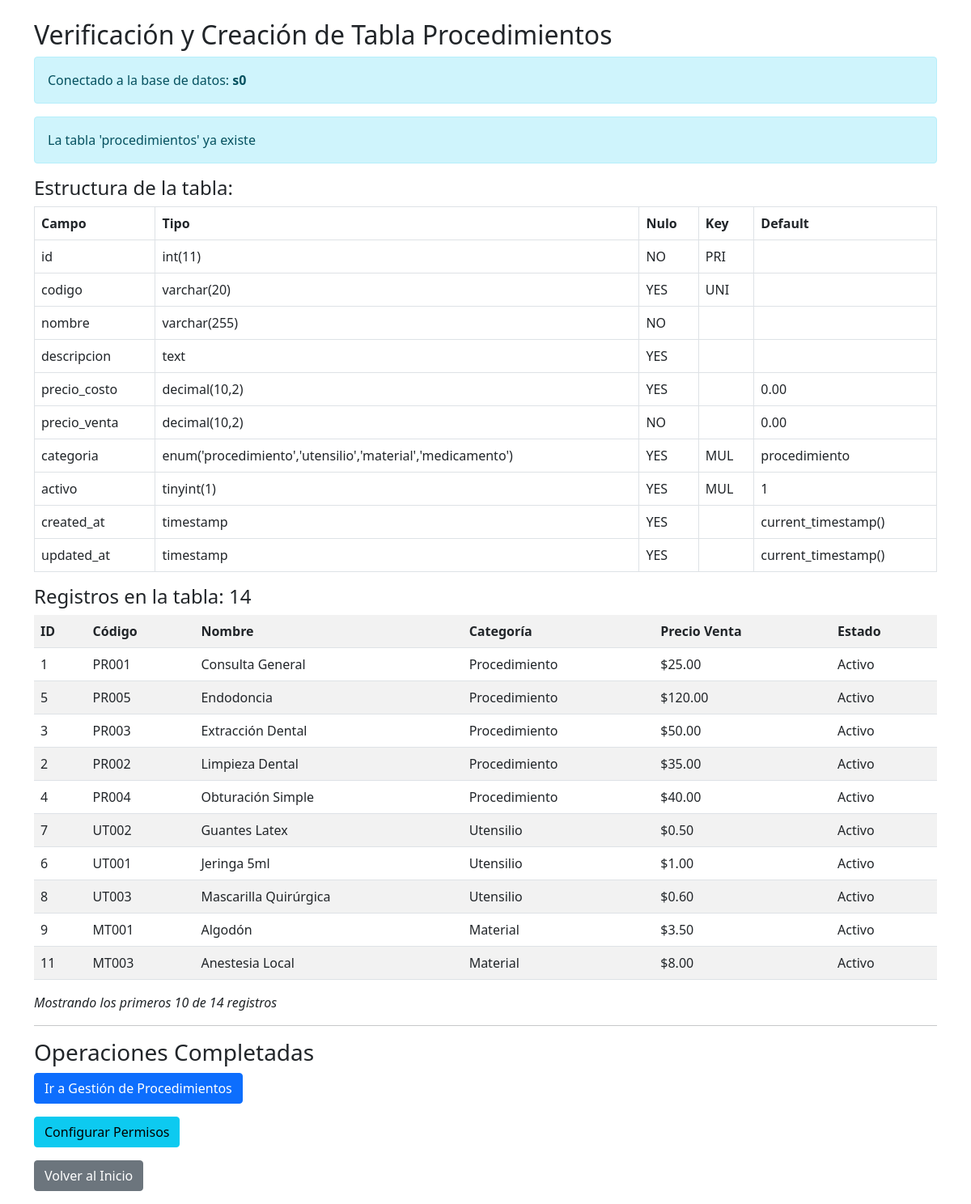
The page /verificar_procedimientos.php on the database its author committed.
### tables this page shows
CREATE TABLE `procedimientos` (
  `id` int NOT NULL AUTO_INCREMENT,
  `codigo` varchar(20) DEFAULT NULL,
  `nombre` varchar(255) NOT NULL,
  `descripcion` text,
  `precio_costo` decimal(10,2) DEFAULT '0.00',
  `precio_venta` decimal(10,2) NOT NULL DEFAULT '0.00',
  `categoria` enum('procedimiento','utensilio','material','medicamento') DEFAULT 'procedimiento',
  `activo` tinyint(1) DEFAULT '1',
  `created_at` timestamp NULL DEFAULT CURRENT_TIMESTAMP,
  `updated_at` timestamp NULL DEFAULT CURRENT_TIMESTAMP ON UPDATE CURRENT_TIMESTAMP,
  PRIMARY KEY (`id`),
  UNIQUE KEY `codigo` (`codigo`),
  KEY `idx_categoria` (`categoria`),
  KEY `idx_activo` (`activo`)
);

### verificar_procedimientos.php (the view, shortened to what this page needs)
<?php
echo "<!DOCTYPE html>
<html>
<head>
    <title>Setup Procedimientos</title>
    <link href='https://cdn.jsdelivr.net/npm/bootstrap@5.1.3/dist/css/bootstrap.min.css' rel='stylesheet'>
</head>
<body class='container mt-4'>";
echo "<h2>Verificación y Creación de Tabla Procedimientos</h2>";
try {
    $stmt = $pdo->query("SELECT DATABASE() as db_name");
    $db_info = $stmt->fetch(PDO::FETCH_ASSOC);
    echo "<div class='alert alert-info'>Conectado a la base de datos: <strong>" . $db_info['db_name'] . "</strong></div>";
    $stmt = $pdo->query("SHOW TABLES LIKE 'procedimientos'");
    $tabla_existe = $stmt->rowCount() > 0;
    if (!$tabla_existe) {
        echo "<div class='alert alert-warning'>La tabla 'procedimientos' no existe. Creando...</div>";
        $sql = "CREATE TABLE `procedimientos` (
            `id` int NOT NULL AUTO_INCREMENT,
            `codigo` varchar(20) DEFAULT NULL,
            `nombre` varchar(255) NOT NULL,
            `descripcion` text,
            `precio_costo` decimal(10,2) DEFAULT '0.00',
            `precio_venta` decimal(10,2) NOT NULL DEFAULT '0.00',
            `categoria` enum('procedimiento','utensilio','material','medicamento') DEFAULT 'procedimiento',
            `activo` tinyint(1) DEFAULT '1',
            `created_at` timestamp NULL DEFAULT CURRENT_TIMESTAMP,
            `updated_at` timestamp NULL DEFAULT CURRENT_TIMESTAMP ON UPDATE CURRENT_TIMESTAMP,
            PRIMARY KEY (`id`),
            UNIQUE KEY `codigo` (`codigo`),
            KEY `idx_categoria` (`categoria`),
            KEY `idx_activo` (`activo`)
        ) ENGINE=InnoDB DEFAULT CHARSET=utf8mb4 COLLATE=utf8mb4_general_ci";
        $pdo->exec($sql);
        echo "<div class='alert alert-success'>Tabla 'procedimientos' creada exitosamente</div>";
        $procedimientos_ejemplo = [
            ['PROC001', 'Limpieza Dental', 'Profilaxis dental completa', 10.00, 50.00, 1, 'procedimiento'],
            ['PROC002', 'Obturación Simple', 'Relleno de caries superficial', 15.00, 75.00, 1, 'procedimiento'],
            ['PROC003', 'Extracción Simple', 'Extracción de pieza dental', 20.00, 100.00, 1, 'procedimiento'],
            ['PROC004', 'Tratamiento de Conducto', 'Endodoncia completa', 50.00, 250.00, 1, 'procedimiento'],
            ['PROC005', 'Corona Dental', 'Prótesis dental fija', 100.00, 500.00, 1, 'procedimiento'],
            ['PROC006', 'Implante Dental', 'Implante de titanio', 200.00, 800.00, 1, 'procedimiento'],
            ['UTEN001', 'Brackets Metálicos', 'Aparato de ortodoncia', 150.00, 600.00, 1, 'utensilio'],
            ['MAT001', 'Resina Composite', 'Material de obturación', 5.00, 20.00, 1, 'material'],
            ['MED001', 'Anestesia Local', 'Lidocaína con epinefrina', 2.00, 10.00, 1, 'medicamento'],
            ['UTEN002', 'Gasas Estériles', 'Material de curación', 1.00, 5.00, 1, 'utensilio']
        ];
        $stmt = $pdo->prepare("INSERT INTO procedimientos (codigo, nombre, descripcion, precio_costo, precio_venta, activo, categoria) VALUES (?, ?, ?, ?, ?, ?, ?)");
        foreach ($procedimientos_ejemplo as $proc) {
            $stmt->execute($proc);
        }
        echo "<div class='alert alert-success'>Se han insertado " . count($procedimientos_ejemplo) . " procedimientos de ejemplo</div>";
    } else {
        echo "<div class='alert alert-info'>La tabla 'procedimientos' ya existe</div>";
        $stmt = $pdo->query("DESCRIBE procedimientos");
        $columnas = $stmt->fetchAll(PDO::FETCH_ASSOC);
        echo "<h4>Estructura de la tabla:</h4>";
        echo "<table class='table table-bordered'>";
        echo "<tr><th>Campo</th><th>Tipo</th><th>Nulo</th><th>Key</th><th>Default</th></tr>";
        foreach ($columnas as $col) {
            echo "<tr>";
            echo "<td>" . $col['Field'] . "</td>";
            echo "<td>" . $col['Type'] . "</td>";
            echo "<td>" . $col['Null'] . "</td>";
            echo "<td>" . $col['Key'] . "</td>";
            echo "<td>" . $col['Default'] . "</td>";
            echo "</tr>";
        }
        echo "</table>";
    }
    $stmt = $pdo->query("SELECT COUNT(*) as total FROM procedimientos");
    $total = $stmt->fetch()['total'];
    echo "<h4>Registros en la tabla: $total</h4>";
    if ($total > 0) {
        $stmt = $pdo->query("SELECT * FROM procedimientos ORDER BY categoria, nombre LIMIT 10");
        $procedimientos = $stmt->fetchAll(PDO::FETCH_ASSOC);
        echo "<table class='table table-striped'>";
        echo "<tr><th>ID</th><th>Código</th><th>Nombre</th><th>Categoría</th><th>Precio Venta</th><th>Estado</th></tr>";
        foreach ($procedimientos as $proc) {
            echo "<tr>";
            echo "<td>" . $proc['id'] . "</td>";
            echo "<td>" . ($proc['codigo'] ?? '<em>Sin código</em>') . "</td>";
            echo "<td>" . $proc['nombre'] . "</td>";
            echo "<td>" . ucfirst($proc['categoria']) . "</td>";
            echo "<td>$" . number_format($proc['precio_venta'], 2) . "</td>";
            echo "<td>" . ($proc['activo'] ? 'Activo' : 'Inactivo') . "</td>";
            echo "</tr>";
        }
        echo "</table>";
        if ($total > 10) {
            echo "<p><em>Mostrando los primeros 10 de $total registros</em></p>";
        }
    }
    echo "<hr>";
    echo "<h3>Operaciones Completadas</h3>";
    echo "<p><a href='procedimientos.php' class='btn btn-primary'>Ir a Gestión de Procedimientos</a></p>";
    echo "<p><a href='setup_procedimientos.php' class='btn btn-info'>Configurar Permisos</a></p>";
    echo "<p><a href='index.php' class='btn btn-secondary'>Volver al Inicio</a></p>";
} catch (PDOException $e) {
    echo "<div class='alert alert-danger'>Error de base de datos: " . $e->getMessage() . "</div>";
    echo "<div class='alert alert-warning'>Código de error: " . $e->getCode() . "</div>";
} catch (Exception $e) {
    echo "<div class='alert alert-danger'>Error: " . $e->getMessage() . "</div>";
}
echo "</body></html>";

### rows shown on the page
procedimientos: id "1", codigo "PR001", nombre "Consulta General", categoria "Procedimiento", precio_venta "25.00", activo "Activo"
procedimientos: id "5", codigo "PR005", nombre "Endodoncia", categoria "Procedimiento", precio_venta "120.00", activo "Activo"
procedimientos: id "3", codigo "PR003", nombre "Extracción Dental", categoria "Procedimiento", precio_venta "50.00", activo "Activo"
procedimientos: id "2", codigo "PR002", nombre "Limpieza Dental", categoria "Procedimiento", precio_venta "35.00", activo "Activo"
procedimientos: id "4", codigo "PR004", nombre "Obturación Simple", categoria "Procedimiento", precio_venta "40.00", activo "Activo"
procedimientos: id "7", codigo "UT002", nombre "Guantes Latex", categoria "Utensilio", precio_venta "0.50", activo "Activo"
procedimientos: id "6", codigo "UT001", nombre "Jeringa 5ml", categoria "Utensilio", precio_venta "1.00", activo "Activo"
procedimientos: id "8", codigo "UT003", nombre "Mascarilla Quirúrgica", categoria "Utensilio", precio_venta "0.60", activo "Activo"
procedimientos: id "9", codigo "MT001", nombre "Algodón", categoria "Material", precio_venta "3.50", activo "Activo"
procedimientos: id "11", codigo "MT003", nombre "Anestesia Local", categoria "Material", precio_venta "8.00", activo "Activo"

### other values the page prints
$db_info['db_name'] "s0"
$col['Field'] "id"
$col['Type'] "int(11)"
$col['Null'] "NO"
$col['Key'] "PRI"
$col['Field'] "codigo"
$col['Type'] "varchar(20)"
$col['Null'] "YES"
$col['Key'] "UNI"
$col['Field'] "nombre"
$col['Type'] "varchar(255)"
$col['Field'] "descripcion"
$col['Type'] "text"
$col['Field'] "precio_costo"
$col['Type'] "decimal(10,2)"
